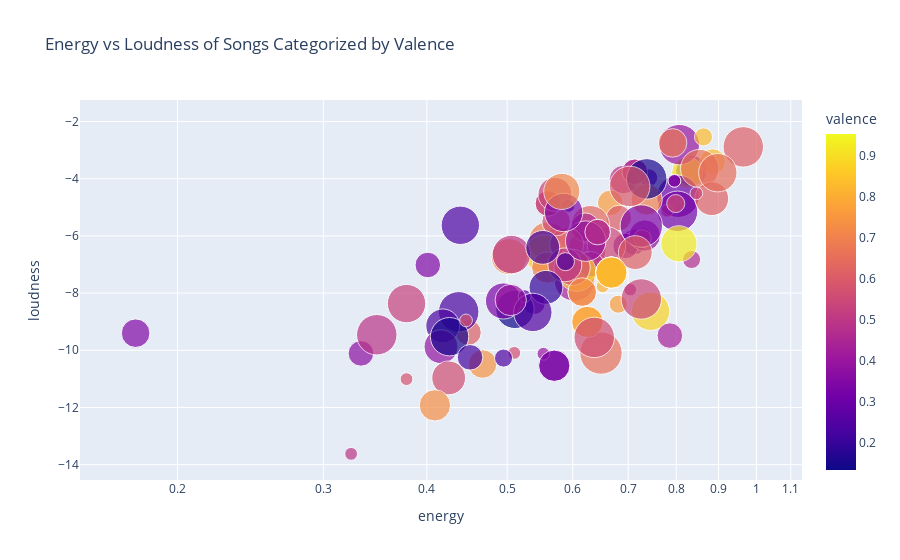

Notebook code for this chart:
### Markdown cell above
### Pop Visuals

### Code cell
fig = px.scatter(p_visuals, x="energy", y="loudness",
	         size="key", color="valence",
                 hover_name="genre", log_x=True, size_max=30, title='Energy vs Loudness of Songs Categorized by Valence') #changing the size_max scales the circles' sizes
fig.show()

### Figure 1 — Plotly figure (JSON) as saved in the notebook; plotly's stock layout.template omitted (floating-point values rounded to 4 significant figures)
{"data": [{"hovertemplate": "<b>%{hovertext}</b><br><br>energy=%{x}<br>loudness=%{y}<br>key=%{marker.size}<br>valence=%{marker.color}<extra></extra>", "hovertext": ["pop", "pop", "pop", "pop", "pop", "pop", "pop", "pop", "pop", "pop", "pop", "pop", "pop", "pop", "pop", "pop", "pop", "pop", "pop", "pop", "pop", "pop", "pop", "pop", "pop", "pop", "pop", "pop", "pop", "pop", "pop", "pop", "pop", "pop", "pop", "pop", "pop", "pop", "pop", "pop", "pop", "pop", "pop", "pop", "pop", "pop", "pop", "pop", "pop", "pop", "pop", "pop", "pop", "pop", "pop", "pop", "pop", "pop", "pop", "pop", "pop", "pop", "pop", "pop", "pop", "pop", "pop", "pop", "pop", "pop", "pop", "pop", "pop", "pop", "pop", "pop", "pop", "pop", "pop", "pop", "pop", "pop", "pop", "pop", "pop", "pop", "pop", "pop", "pop", "pop", "pop", "pop", "pop", "pop", "pop", "pop", "pop", "pop", "pop", "pop", "pop", "pop", "pop", "pop", "pop", "pop", "pop", "pop", "pop", "pop", "pop", "pop", "pop", "pop", "pop", "pop", "pop", "pop", "pop", "pop"], "legendgroup": "", "marker": {"color": [0.33, 0.315, 0.37, 0.487, 0.763, 0.431, 0.742, 0.56, 0.336, 0.347, 0.305, 0.606, 0.233, 0.134, 0.464, 0.244, 0.605, 0.915, 0.882, 0.468, 0.306, 0.236, 0.719, 0.823, 0.306, 0.33, 0.952, 0.237, 0.831, 0.64, 0.554, 0.757, 0.175, 0.344, 0.766, 0.784, 0.334, 0.344, 0.434, 0.351, 0.527, 0.257, 0.654, 0.684, 0.375, 0.613, 0.426, 0.86, 0.451, 0.547, 0.71, 0.477, 0.381, 0.595, 0.235, 0.46, 0.685, 0.862, 0.484, 0.325, 0.577, 0.152, 0.823, 0.555, 0.575, 0.486, 0.575, 0.398, 0.803, 0.541, 0.697, 0.49, 0.814, 0.223, 0.666, 0.614, 0.237, 0.563, 0.648, 0.222, 0.823, 0.343, 0.823, 0.497, 0.196, 0.25, 0.493, 0.464, 0.345, 0.784, 0.558, 0.57, 0.541, 0.823, 0.344, 0.719, 0.925, 0.538, 0.4, 0.671, 0.155, 0.221, 0.387, 0.602, 0.828, 0.594, 0.546, 0.616, 0.345, 0.396, 0.336, 0.242, 0.562, 0.823, 0.56, 0.477, 0.542, 0.713, 0.731, 0.315], "coloraxis": "coloraxis", "size": [4, 0, 4, 9, 4, 10, 5, 1, 6, 6, 3, 4, 10, 9, 4, 2, 4, 6, 9, 2, 11, 1, 5, 6, 2, 8, 1, 7, 4, 9, 1, 5, 1, 1, 2, 6, 1, 5, 4, 4, 9, 1, 11, 9, 6, 10, 1, 9, 5, 9, 8, 4, 7, 7, 0, 4, 6, 9, 5, 10, 2, 9, 6, 0, 8, 7, 1, 10, 1, 4, 6, 10, 0, 4, 9, 7, 2, 5, 9, 0, 6, 11, 6, 9, 7, 9, 1, 4, 4, 6, 2, 1, 4, 6, 1, 5, 8, 7, 1, 5, 10, 7, 10, 0, 2, 10, 1, 7, 9, 6, 6, 9, 7, 6, 10, 4, 10, 8, 6, 0], "sizemode": "area", "sizeref": 0.01222, "symbol": "circle"}, "mode": "markers", "name": "", "orientation": "v", "showlegend": false, "type": "scatter", "x": [0.711, 0.17, 0.333, 0.624, 0.666, 0.603, 0.467, 0.51, 0.57, 0.834, 0.539, 0.449, 0.437, 0.511, 0.713, 0.495, 0.682, 0.825, 0.745, 0.835, 0.804, 0.573, 0.616, 0.668, 0.741, 0.495, 0.541, 0.418, 0.885, 0.63, 0.78, 0.624, 0.593, 0.796, 0.681, 0.625, 0.73, 0.178, 0.786, 0.695, 0.378, 0.525, 0.649, 0.56, 0.733, 0.964, 0.704, 0.554, 0.621, 0.659, 0.503, 0.643, 0.416, 0.59, 0.615, 0.631, 0.559, 0.607, 0.691, 0.803, 0.728, 0.426, 0.668, 0.82, 0.599, 0.587, 0.378, 0.807, 0.652, 0.56, 0.737, 0.348, 0.836, 0.451, 0.854, 0.883, 0.588, 0.573, 0.898, 0.661, 0.668, 0.726, 0.668, 0.506, 0.557, 0.537, 0.324, 0.713, 0.401, 0.625, 0.799, 0.446, 0.56, 0.668, 0.796, 0.616, 0.806, 0.571, 0.553, 0.792, 0.737, 0.552, 0.622, 0.935, 0.863, 0.703, 0.846, 0.714, 0.585, 0.505, 0.57, 0.439, 0.425, 0.668, 0.637, 0.643, 0.726, 0.582, 0.409, 0.17], "xaxis": "x", "y": [-6.216, -10.37, -10.11, -6.492, -4.847, -7.575, -10.48, -10.09, -10.54, -3.726, -8.364, -9.379, -8.655, -8.57, -3.758, -10.27, -5.376, -3.787, -8.636, -6.826, -4.614, -5.843, -7.964, -7.282, -3.97, -8.276, -6.51, -9.146, -3.4, -5.609, -5.123, -7.051, -4.954, -4.075, -8.389, -9.008, -5.934, -9.402, -9.486, -6.349, -8.367, -8.106, -10.1, -6.175, -5.987, -2.888, -7.876, -6.631, -5.697, -6.348, -6.725, -5.867, -9.875, -6.301, -7.714, -6.993, -7.106, -7.268, -4.028, -5.14, -6.098, -9.525, -7.282, -5.897, -7.102, -7.015, -11.01, -2.81, -7.764, -4.867, -4.731, -9.457, -4.878, -10.25, -3.646, -4.698, -6.902, -5.501, -3.791, -5.689, -7.282, -5.654, -7.282, -6.652, -7.799, -8.676, -13.62, -3.758, -7.018, -9.008, -4.87, -8.957, -4.867, -7.282, -4.075, -7.964, -6.277, -4.547, -10.12, -2.749, -4.008, -6.401, -6.184, -2.018, -2.539, -4.27, -4.51, -6.584, -5.18, -8.242, -10.54, -5.63, -10.96, -7.282, -9.55, -5.867, -8.205, -4.445, -11.93, -10.37], "yaxis": "y"}], "layout": {"coloraxis": {"colorbar": {"title": {"text": "valence"}}, "colorscale": [[0, "#0d0887"], [0.1111, "#46039f"], [0.2222, "#7201a8"], [0.3333, "#9c179e"], [0.4444, "#bd3786"], [0.5556, "#d8576b"], [0.6667, "#ed7953"], [0.7778, "#fb9f3a"], [0.8889, "#fdca26"], [1, "#f0f921"]]}, "legend": {"itemsizing": "constant", "tracegroupgap": 0}, "title": {"text": "Energy vs Loudness of Songs Categorized by Valence"}, "xaxis": {"anchor": "y", "domain": [0, 1], "title": {"text": "energy"}, "type": "log"}, "yaxis": {"anchor": "x", "domain": [0, 1], "title": {"text": "loudness"}}}}
